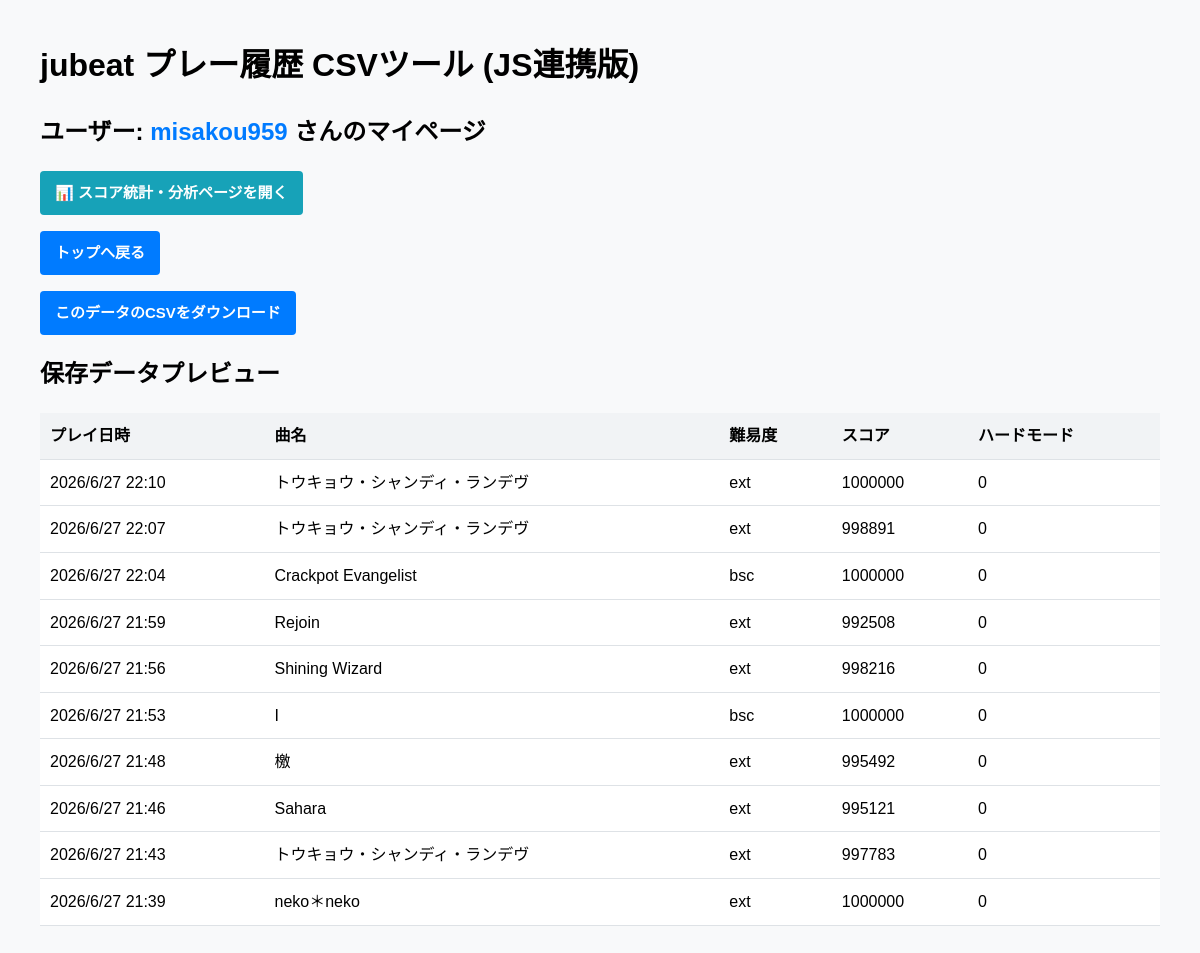
The page /user/misakou959 on the database as committed earlier.
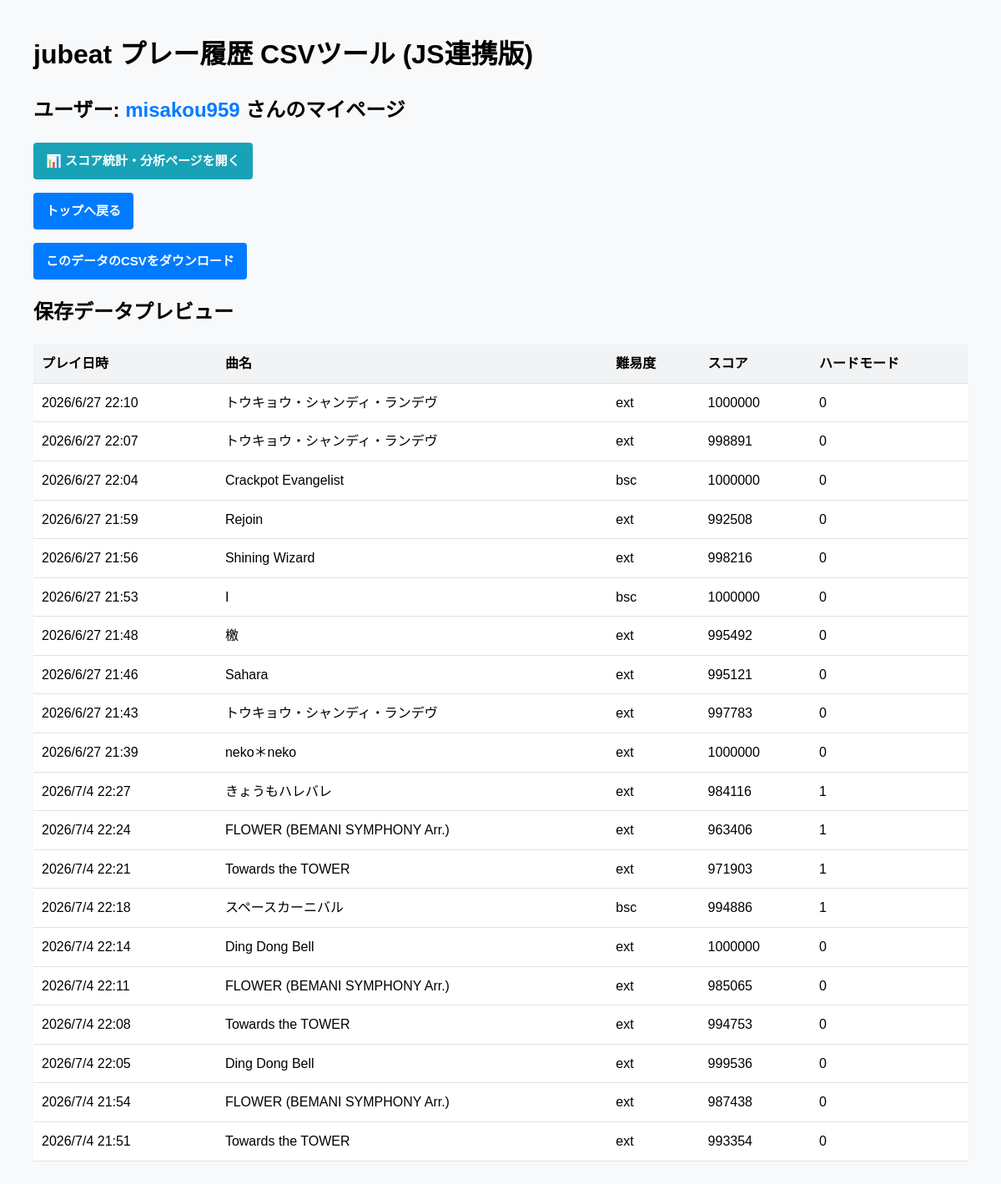
The same page on the database as committed later.
### app/database.py (models this page shows)
class JubeatHistory(db.Model):
    id = db.Column(db.Integer, primary_key=True)
    user_id = db.Column(db.String(50), nullable=False) # 簡易的な識別用（IPなど）
    konami_id = db.Column(db.String(50), nullable=False) # コナミID
    date = db.Column(db.String(255), nullable=False) # プレー日時
    music_name = db.Column(db.String(255), nullable=False) # 曲名
    difficulty = db.Column(db.String(50)) # 難易度
    score = db.Column(db.Integer) # スコア
    is_hardmode = db.Column(db.Integer) # ハードモード有無
    rival1_name = db.Column(db.String(50)) # 他プレイヤー1の名前
    rival1_score = db.Column(db.Integer) # 他プレイヤー1のスコア
    rival2_name = db.Column(db.String(50)) # 他プレイヤー2の名前
    rival2_score = db.Column(db.Integer) # 他プレイヤー2のスコア
    rival3_name = db.Column(db.String(50)) # 他プレイヤー3の名前
    rival3_score = db.Column(db.Integer) # 他プレイヤー3のスコア

### app/routes/userpage.py (the view)
@userpage_bp.route('/user/<konami_id>')
def user_page(konami_id):
    records = JubeatHistory.query.filter_by(konami_id=konami_id).all()
    data = []
    for r in records:
        data.append({
            "プレイ日時": r.date,
            "曲名": r.music_name,
            "難易度": r.difficulty,
            "スコア": r.score,
            "ハードモード": r.is_hardmode
        })
    return render_template('get_history_userpage.html', data=data if data else None, current_user=konami_id)

### app/templates/get_history_userpage.html (shortened to what this page needs)
<!DOCTYPE html>
<html lang="ja">
  <head>
  </head>
  <body>
    <h1>jubeat プレー履歴 CSVツール (JS連携版)</h1>
    {% if current_user %}
      <h2>ユーザー: <span style="color: #007BFF;">{{ current_user }}</span> さんのマイページ</h2>
      <p>
        <a href="/user/{{ current_user }}/analytics" class="btn" style="background-color: #17a2b8;">📊 スコア統計・分析ページを開く</a>
      </p>
      <p><a href="/" class="btn">トップへ戻る</a></p>
      {% if data %}
        <a href="/download/{{ current_user }}" class="btn btn-download">このデータのCSVをダウンロード</a>
        <h2>保存データプレビュー</h2>
        <table>
          <tr>
            <th>プレイ日時</th>
            <th>曲名</th>
            <th>難易度</th>
            <th>スコア</th>
            <th>ハードモード</th>
          </tr>
          {% for row in data %}
            <tr>
              <td>{{ row['プレイ日時'] }}</td>
              <td>{{ row['曲名'] }}</td>
              <td>{{ row['難易度'] }}</td>
              <td>{{ row['スコア'] }}</td>
              <td>{{ row['ハードモード'] }}</td>
            </tr>
          {% endfor %}
        </table>
      {% else %}
        <p style="color: #666;">※まだデータベースにあなたの履歴が登録されていません。ブックマークレットを実行してデータを送信してください。</p>
      {% endif %}
    {% endif %}
  </body>
</html>

### app/templates/get_history_userpage.html (style rules this page uses)
body { font-family: sans-serif; margin: 40px; background-color: #f8f9fa; line-height: 1.6; }
.btn { padding: 10px 15px; font-size: 15px; cursor: pointer; background-color: #007BFF; color: white; border: none; border-radius: 4px; font-weight: bold; text-decoration: none; display: inline-block; }
table { border-collapse: collapse; width: 100%; margin-top: 15px; background: white; }
th, td { padding: 10px; text-align: left; border-bottom: 1px solid #dee2e6; }
th { background-color: #f1f3f5; }

Rows that differ between the two databases and show on the page:
added JubeatHistory: プレイ日時 "2026/7/4 22:27", 曲名 "きょうもハレバレ", 難易度 "ext", スコア "984116", ハードモード "1"
added JubeatHistory: プレイ日時 "2026/7/4 22:24", 曲名 "FLOWER (BEMANI SYMPHONY Arr.)", 難易度 "ext", スコア "963406", ハードモード "1"
added JubeatHistory: プレイ日時 "2026/7/4 22:21", 曲名 "Towards the TOWER", 難易度 "ext", スコア "971903", ハードモード "1"
added JubeatHistory: プレイ日時 "2026/7/4 22:18", 曲名 "スペースカーニバル", 難易度 "bsc", スコア "994886", ハードモード "1"
added JubeatHistory: プレイ日時 "2026/7/4 22:14", 曲名 "Ding Dong Bell", 難易度 "ext", スコア "1000000", ハードモード "0"
added JubeatHistory: プレイ日時 "2026/7/4 22:11", 曲名 "FLOWER (BEMANI SYMPHONY Arr.)", 難易度 "ext", スコア "985065", ハードモード "0"
added JubeatHistory: プレイ日時 "2026/7/4 22:08", 曲名 "Towards the TOWER", 難易度 "ext", スコア "994753", ハードモード "0"
added JubeatHistory: プレイ日時 "2026/7/4 22:05", 曲名 "Ding Dong Bell", 難易度 "ext", スコア "999536", ハードモード "0"
added JubeatHistory: プレイ日時 "2026/7/4 21:54", 曲名 "FLOWER (BEMANI SYMPHONY Arr.)", 難易度 "ext", スコア "987438", ハードモード "0"
added JubeatHistory: プレイ日時 "2026/7/4 21:51", 曲名 "Towards the TOWER", 難易度 "ext", スコア "993354", ハードモード "0"
